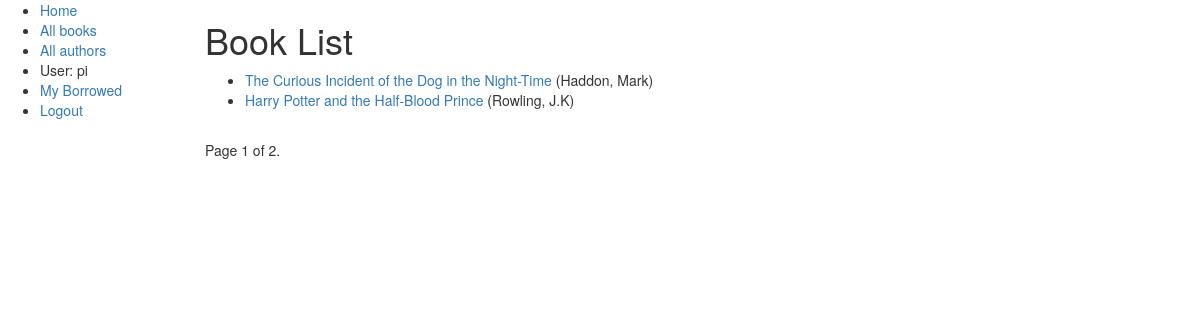
Page /catalog/books/ (signed in) on the committed database.
### catalog/models.py (models this page shows, shortened)
class Book(models.Model):
    title = models.CharField(max_length=200)
    author = models.ForeignKey('Author', on_delete=models.SET_NULL, null=True)
    summary = models.TextField(max_length=1000, help_text="Enter a brief description of the book")
    isbn = models.CharField('ISBN',max_length=13, help_text='13 Character <a href="https://www.isbn-international.org/content/what-isbn">ISBN number</a>')
    genre = models.ManyToManyField(Genre, help_text="Select a genre for this book")
    language = models.ForeignKey('Language', on_delete=models.SET_NULL, null=True)
    def get_absolute_url(self):
	"""
	Returns the url to access a particular book instance.
	"""
        return reverse('book-detail', args=[str(self.id)])

class Author(models.Model):
    first_name = models.CharField(max_length=100)
    last_name = models.CharField(max_length=100)
    date_of_birth = models.DateField(null=True, blank=True)
    date_of_death = models.DateField('Died', null=True, blank=True)
    def __str__(self):
	"""
	String for representing Model object.
	"""
	return '%s, %s' % (self.last_name, self.first_name)

### catalog/views.py (the view)
class BookListView(generic.ListView):
    model = Book
    paginate_by = 2

### catalog/templates/catalog/book_list.html
{% extends "base_generic.html" %}
{% block content %}
    <h1>Book List</h1>
    {% if book_list %}
    <ul>
      {% for book in book_list %}
      <li>
	<a href="{{ book.get_absolute_url }}">{{ book.title }}</a> ({{book.author}})
      </li>
      {% endfor %}
    </ul>
    {% else %}
      <p>There are no books in the library.</p>
    {% endif %}
{% endblock %}

### catalog/templates/base_generic.html (shortened to what this page needs)
<!DOCTYPE html>
<html lang="en">
<head>
  <link rel="stylesheet" href="https://maxcdn.bootstrapcdn.com/bootstrap/3.3.7/css/bootstrap.min.css">
  {% load static %}
  <link rel="stylesheet" href="{% static 'css/styles.css' %}
</head>
<body>
  <div class="container-fluid">
    <div class="row">
      <div class="col-sm-2">
      {% block sidebar %}
      <ul class="sidebar-nav">
          <li><a href="{% url 'index' %}">Home</a></li>
          <li><a href="{% url 'books' %}">All books</a></li>
          <li><a href="">All authors</a></li>
            {% if user.is_authenticated %}
            <li>User: {{ user.get_username }}</li>
            <li><a href="{% url 'my-borrowed' %}">My Borrowed</a></li>
            <li><a href="{% url 'logout'%}?next={{request.path}}">Logout</a></li>
            {% else %}
            <li><a href="{% url 'login'%}?next={{request.path}}">Login</a></li>
            {% endif %}
      </ul>
    {% endblock %}
      </div>
      <div class="col-sm-10">
      {% block content %}{% endblock %}
      {% block pagination %}
	{% if is_paginated %}
	    <div class="pagination">
		<span class="page-links">
		    <span class="page-current">
			Page {{ page_obj.number }} of {{ page_obj.paginator.num_pages }}.
		    </span>
		</span>
	    </div>
	{% endif %}
      {% endblock %}
      </div>
    </div>
</body>
</html>

### rows in the picture
Book: title "The Curious Incident of the Dog in the Night-Time", author "Haddon, Mark"
Book: title "Harry Potter and the Half-Blood Prince", author "Rowling, J.K"

### other values in the picture
{{ user.get_username }} "pi"
{{ page_obj.number }} "1"
{{ page_obj.paginator.num_pages }} "2"
